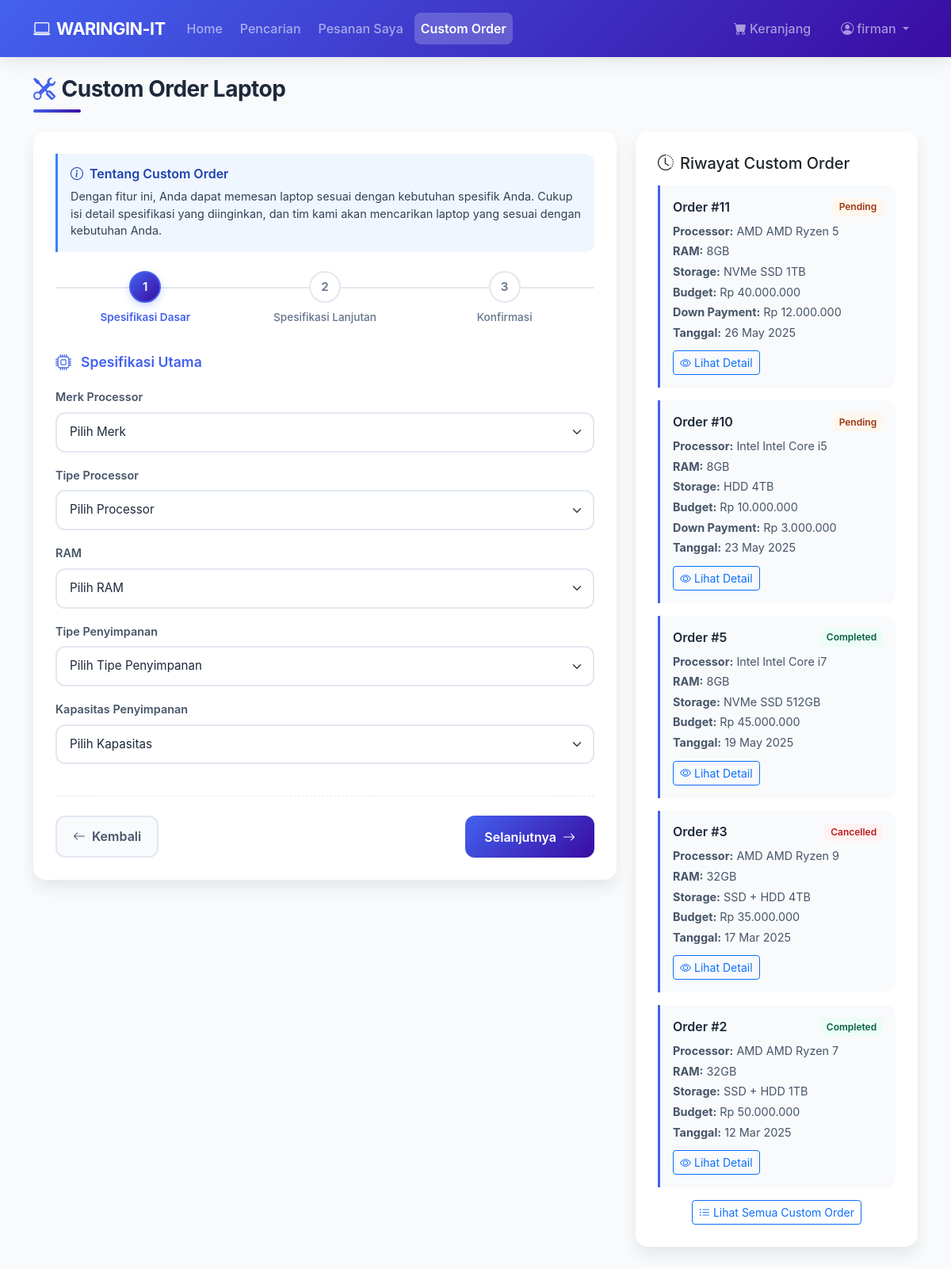
/user/custom_order.php (signed in), run on the app's committed database.
### tables this page shows
CREATE TABLE `tb_user` (
  `user_id` int(11) NOT NULL,
  `nama` varchar(255) NOT NULL,
  `nama_lengkap` varchar(255) NOT NULL,
  `password` varchar(255) NOT NULL,
  `alamat` longtext DEFAULT NULL,
  `telepon` varchar(15) DEFAULT NULL,
  `photo` varchar(255) DEFAULT NULL
);

CREATE TABLE `tb_custom_orders` (
  `order_id` int(11) NOT NULL,
  `user_id` int(11) NOT NULL,
  `ram` varchar(50) NOT NULL,
  `storage` varchar(100) NOT NULL,
  `processor` varchar(100) NOT NULL,
  `vga` varchar(100) NOT NULL,
  `screen_size` varchar(50) NOT NULL,
  `screen_type` varchar(100) NOT NULL,
  `operating_system` varchar(100) NOT NULL,
  `additional_specs` text DEFAULT NULL,
  `budget` int(11) NOT NULL,
  `down_payment` int(12) NOT NULL,
  `status` enum('pending','processing','completed','cancelled') NOT NULL DEFAULT 'pending',
  `admin_notes` text DEFAULT NULL,
  `admin_id` int(11) DEFAULT NULL,
  `created_at` datetime NOT NULL DEFAULT current_timestamp(),
  `updated_at` datetime DEFAULT NULL ON UPDATE current_timestamp()
);

### config/koneksi.php (called while the page is built, shortened)
<?php
$host = 'localhost';
$username = 'root';
$password = '';
$database = 'toko_db';
$conn = mysqli_connect($host, $username, $password, $database);
function query($query) {
    global $conn;
    $result = mysqli_query($conn, $query);
    $rows = [];
    if ($result) {
        while ($row = mysqli_fetch_assoc($result)) {
            $rows[] = $row;
        }
    } else {
        error_log("Query error: " . mysqli_error($conn));
    }
    return $rows;
}
?>

### user/custom_order.php (the view, shortened to what this page needs)
<?php
require_once '../config/koneksi.php';
$user_id = $_SESSION['user_id'];
$user = query("SELECT * FROM tb_user WHERE user_id = $user_id")[0];
$history_query = "SELECT * FROM tb_custom_orders WHERE user_id = $user_id ORDER BY created_at DESC LIMIT 5";
$recent_orders = query($history_query);
?>
<!DOCTYPE html>
<html lang="en">
<head>
    <link href="https://cdn.jsdelivr.net/npm/bootstrap@5.3.0/dist/css/bootstrap.min.css" rel="stylesheet">
    <link rel="stylesheet" href="https://cdn.jsdelivr.net/npm/bootstrap-icons@1.7.2/font/bootstrap-icons.css">
</head>
<body>
    <nav class="navbar navbar-expand-lg navbar-dark sticky-top">
        <div class="container">
            <a class="navbar-brand" href="index.php">
                <i class="bi bi-laptop me-2"></i>WARINGIN-IT
            </a>
            <div class="collapse navbar-collapse" id="navbarNav">
                <ul class="navbar-nav me-auto">
                    <li class="nav-item">
                        <a class="nav-link" href="index.php">Home</a>
                    </li>
                    <li class="nav-item">
                        <a class="nav-link" href="search.php">Pencarian</a>
                    </li>
                    <li class="nav-item">
                        <a class="nav-link" href="orders.php">Pesanan Saya</a>
                    </li>
                    <li class="nav-item">
                        <a class="nav-link active" href="custom_order.php">Custom Order</a>
                    </li>
                </ul>
                <ul class="navbar-nav">
                    <li class="nav-item me-3">
                        <a class="nav-link" href="cart.php">
                            <i class="bi bi-cart-fill me-1"></i>Keranjang
                        </a>
                    </li>
                    <li class="nav-item dropdown">
                        <a class="nav-link dropdown-toggle" href="#" id="navbarDropdown" role="button" data-bs-toggle="dropdown">
                            <i class="bi bi-person-circle me-1"></i><?= htmlspecialchars($user['nama']); ?>
                        </a>
                    </li>
                </ul>
            </div>
        </div>
    </nav>
    <div class="container my-4">
        <h2 class="mb-4 fw-bold">
            <i class="bi bi-tools me-2"></i>Custom Order Laptop
        </h2>
        <div class="row">
            <div class="col-lg-8">
                <div class="card">
                    <div class="card-body">
                        <div class="info-box mb-4">
                            <h6><i class="bi bi-info-circle"></i>Tentang Custom Order</h6>
                            <p>Dengan fitur ini, Anda dapat memesan laptop sesuai dengan kebutuhan spesifik Anda. Cukup isi detail spesifikasi yang diinginkan, dan tim kami akan mencarikan laptop yang sesuai dengan kebutuhan Anda.</p>
                        </div>
                        <div class="stepper-wrapper">
                            <div class="stepper-item active" data-step="1">
                                <div class="stepper-circle">1</div>
                                <div class="stepper-text">Spesifikasi Dasar</div>
                            </div>
                            <div class="stepper-item" data-step="2">
                                <div class="stepper-circle">2</div>
                                <div class="stepper-text">Spesifikasi Lanjutan</div>
                            </div>
                            <div class="stepper-item" data-step="3">
                                <div class="stepper-circle">3</div>
                                <div class="stepper-text">Konfirmasi</div>
                            </div>
                        </div>
                        <form action="" method="post" id="customOrderForm">
                            <div class="step-content active" id="step1">
                                <div class="form-section">
                                    <div class="form-section-title">
                                        <i class="bi bi-cpu"></i>Spesifikasi Utama
                                    </div>
                                    <div class="mb-3">
                                        <label for="processor_brand" class="form-label">Merk Processor</label>
                                        <select class="form-select" id="processor_brand" name="processor_brand" required>
                                            <option value="">Pilih Merk</option>
                                        </select>
                                    </div>
                                    <div class="mb-3">
                                        <label for="processor_type" class="form-label">Tipe Processor</label>
                                        <select class="form-select" id="processor_type" name="processor_type" required>
                                            <option value="">Pilih Processor</option>
                                        </select>
                                    </div>
                                    <div class="mb-3">
                                        <label for="ram" class="form-label">RAM</label>
                                        <select class="form-select" id="ram" name="ram" required>
                                            <option value="">Pilih RAM</option>
                                        </select>
                                    </div>
                                    <div class="mb-3">
                                        <label for="storage_type" class="form-label">Tipe Penyimpanan</label>
                                        <select class="form-select" id="storage_type" name="storage_type" required>
                                            <option value="">Pilih Tipe Penyimpanan</option>
                                        </select>
                                    </div>
                                    <div class="mb-3">
                                        <label for="storage_capacity" class="form-label">Kapasitas Penyimpanan</label>
                                        <select class="form-select" id="storage_capacity" name="storage_capacity" required>
                                            <option value="">Pilih Kapasitas</option>
                                        </select>
                                    </div>
                                </div>
                                <div class="d-flex justify-content-between">
                                    <a href="index.php" class="btn btn-secondary">
                                        <i class="bi bi-arrow-left me-2"></i>Kembali
                                    </a>
                                    <button type="button" class="btn btn-primary next-step" data-step="1">
                                        Selanjutnya<i class="bi bi-arrow-right ms-2"></i>
                                    </button>
                                </div>
                            </div>
                        </form>
                    </div>
                </div>
            </div>
            <div class="col-lg-4">
                <div class="card">
                    <div class="card-body">
                        <h5 class="card-title mb-3">
                            <i class="bi bi-clock-history me-2"></i>Riwayat Custom Order
                        </h5>
                        <?php if (empty($recent_orders)) : ?>
                            <p class="text-muted text-center py-3">
                                Belum ada riwayat custom order.
                            </p>
                        <?php else : ?>
                            <?php foreach ($recent_orders as $order) : ?>
                                <div class="history-item">
                                    <h6>
                                        Order #<?= $order['order_id']; ?>
                                        <span class="status-badge status-<?= $order['status']; ?>"><?= ucfirst($order['status']); ?></span>
                                    </h6>
                                    <p><strong>Processor:</strong> <?= $order['processor']; ?></p>
                                    <p><strong>RAM:</strong> <?= $order['ram']; ?></p>
                                    <p><strong>Storage:</strong> <?= $order['storage']; ?></p>
                                    <p><strong>Budget:</strong> Rp <?= number_format($order['budget'], 0, ',', '.'); ?></p>
                                    <?php if (isset($order['down_payment']) && $order['down_payment'] > 0) : ?>
                                        <p><strong>Down Payment:</strong> Rp <?= number_format($order['down_payment'], 0, ',', '.'); ?></p>
                                    <?php endif; ?>
                                    <p><strong>Tanggal:</strong> <?= date('d M Y', strtotime($order['created_at'])); ?></p>
                                    <a href="custom_order_detail.php?id=<?= $order['order_id']; ?>" class="btn btn-sm btn-outline-primary mt-2">
                                        <i class="bi bi-eye me-1"></i>Lihat Detail
                                    </a>
                                </div>
                            <?php endforeach; ?>
                            <div class="text-center mt-3">
                                <a href="custom_order_status.php" class="btn btn-sm btn-outline-primary">
                                    <i class="bi bi-list-ul me-1"></i>Lihat Semua Custom Order
                                </a>
                            </div>
                        <?php endif; ?>
                    </div>
                </div>
            </div>
        </div>
    </div>
</body>
</html>

### data on the page
tb_user: nama "firman"
tb_custom_orders: order_id "11", status "Pending", processor "AMD AMD Ryzen 5", ram "8GB", storage "NVMe SSD 1TB", budget "40.000.000", down_payment "12.000.000", created_at "26 May 2025"
tb_custom_orders: order_id "10", status "Pending", processor "Intel Intel Core i5", ram "8GB", storage "HDD 4TB", budget "10.000.000", down_payment "3.000.000", created_at "23 May 2025"
tb_custom_orders: order_id "5", status "Completed", processor "Intel Intel Core i7", ram "8GB", storage "NVMe SSD 512GB", budget "45.000.000", created_at "19 May 2025"
tb_custom_orders: order_id "3", status "Cancelled", processor "AMD AMD Ryzen 9", ram "32GB", storage "SSD + HDD 4TB", budget "35.000.000", created_at "17 Mar 2025"
tb_custom_orders: order_id "2", status "Completed", processor "AMD AMD Ryzen 7", ram "32GB", storage "SSD + HDD 1TB", budget "50.000.000", created_at "12 Mar 2025"
